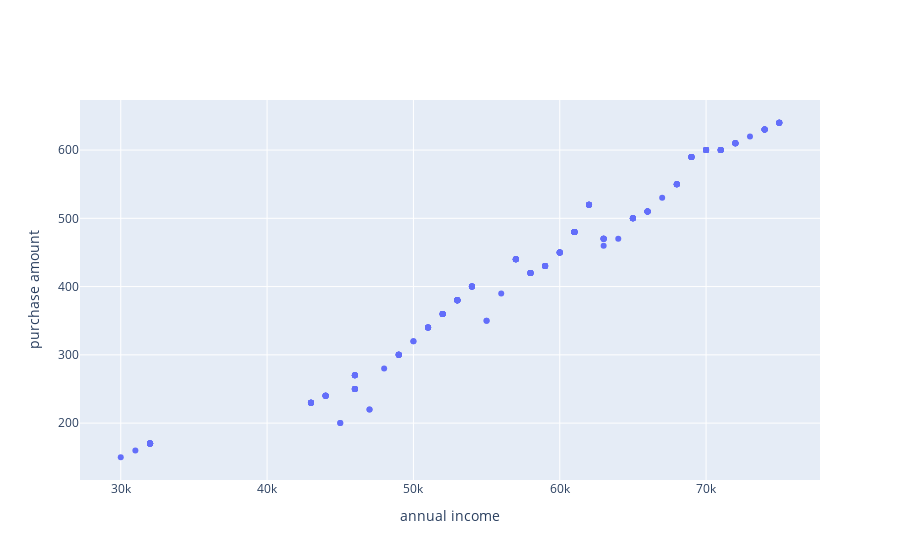

The notebook cell saved with this chart:
### Markdown cell above
6. Визуализируйте как зависит сумма покупок от зарплаты клиента

### Code cell
fig = go.Figure()

fig.add_trace(go.Scatter(
    x=df['annual_income'],
    y=df['purchase_amount'],
    mode='markers'
))
fig.update_xaxes(title_text='annual income')
fig.update_yaxes(title_text='purchase amount')
fig.show()

### Figure 1 — Plotly figure (JSON) as saved in the notebook; plotly's stock layout.template omitted (floating-point values rounded to 4 significant figures; data arrays with more than 128 entries replaced by an {"elided": "..."} marker saying what was removed)
{"data": [{"mode": "markers", "type": "scatter", "x": {"elided": "238 int values"}, "y": {"elided": "238 int values"}}], "layout": {"xaxis": {"title": {"text": "annual income"}}, "yaxis": {"title": {"text": "purchase amount"}}}}
